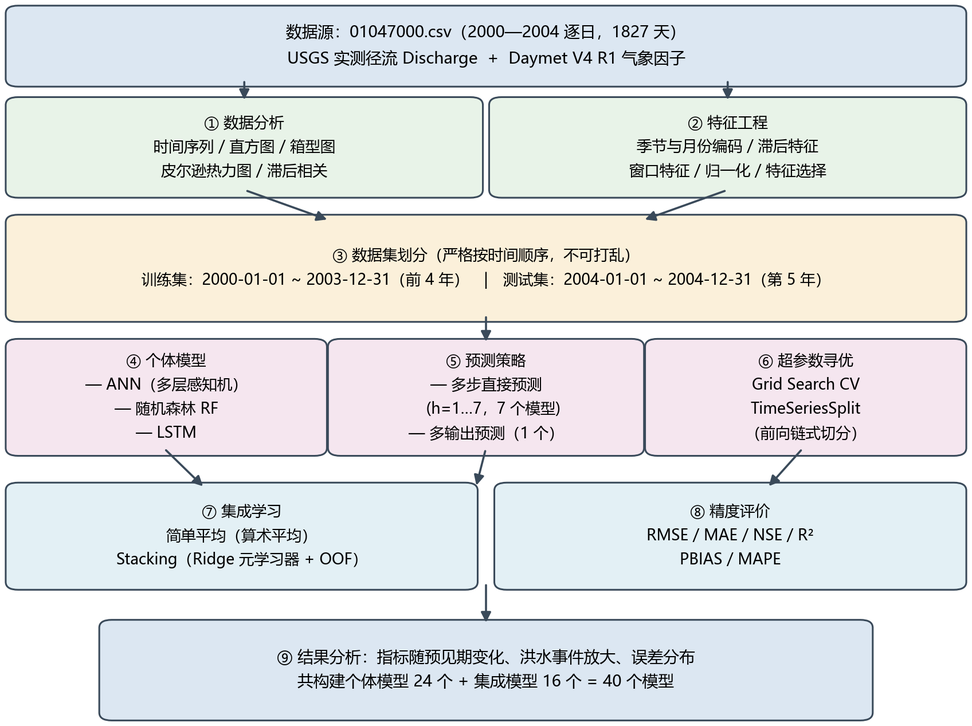
#> input picture 验收/总验收报告/figures/图1-1_技术路线.png, 972 x 726 px, shrunk from 1696 x 1267 before the run; its folder holds only this picture in this run
$ python '总验收报告_图片裁边_2026-11-11_第1版.py'
#> lines starting #> are read from the running program, lines starting #| are printed output that depends on the picture; after the words box and inside, x2 and y2 are one past the last pixel; in counts of white or black regions, pixels touching at a corner belong together
# -*- coding: utf-8 -*-
"""裁掉报告图片四周的纯白边（保留 8px 留白），减小图与图注之间的空隙。"""
from pathlib import Path

from PIL import Image, ImageChops

FIG = Path(__file__).resolve().parents[3] / "验收" / "总验收报告" / "figures"

for p in sorted(FIG.glob("*.png")):
    im = Image.open(p).convert("RGB")
#> im is the input picture: PIL image 972x726 RGB; mean R, G, B 224.5, 226.8, 227.1
    w, h = im.size
#> w = 972; h = 726
    bg = Image.new("RGB", im.size, (255, 255, 255))
#> bg: PIL image 972x726 RGB; every value is 255
    diff = ImageChops.difference(im, bg)
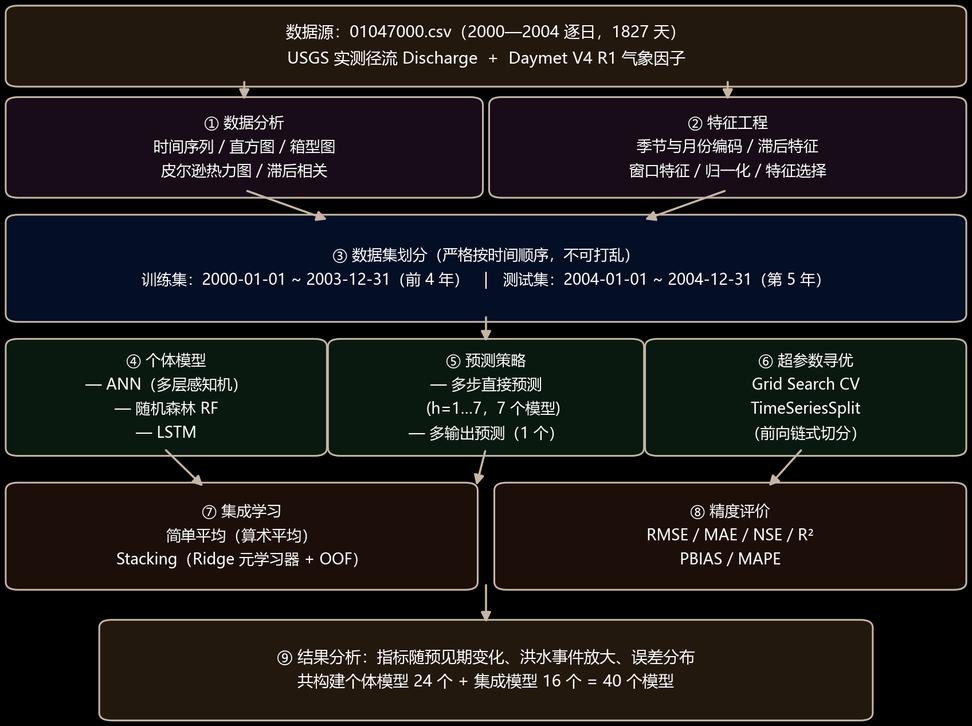
#> diff: PIL image 972x726 RGB; mean R, G, B 30.5, 28.2, 27.9
    # 阈值化，避免压缩噪声被当成内容
    gray = diff.convert("L").point(lambda v: 255 if v > 12 else 0)
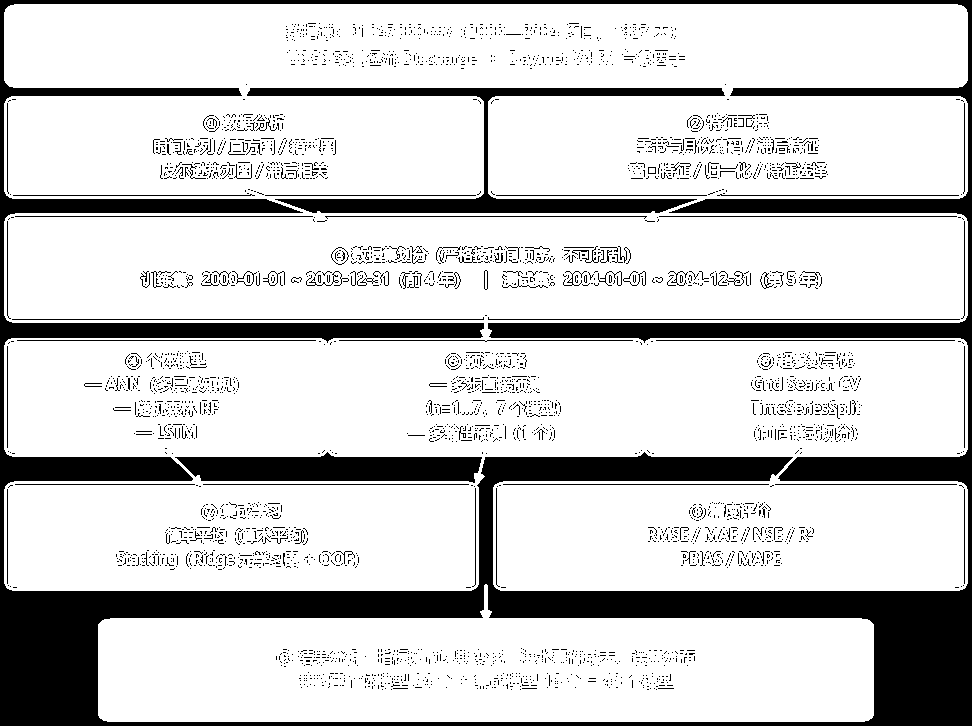
#> gray: PIL image 972x726 L; 80.1% white; 3669 black regions (3554 under 20 px), largest, box (x1, y1, x2, y2) and area: (0, 0, 972, 726) 102979, (247, 88, 725, 213) 9650, (175, 452, 482, 483) 6992
    bbox = gray.getbbox()
#> bbox = (4, 4, 968, 722)
    if not bbox:
        print("skip", p.name)
        continue
    pad = 8
    left = max(0, bbox[0] - pad)
#> left = 0
    upper = max(0, bbox[1] - pad)
#> upper = 0
    right = min(w, bbox[2] + pad)
#> right = 972
    lower = min(h, bbox[3] + pad)
#> lower = 726
    if (right - left) >= w - 2 and (lower - upper) >= h - 2:
        print("keep", p.name)
        continue
    im.crop((left, upper, right, lower)).save(p, optimize=True)
    print(f"crop {p.name}: {w}x{h} -> {right - left}x{lower - upper}")

$ run again, on 验收/总验收报告/figures/图4-10_七步平均汇总.png
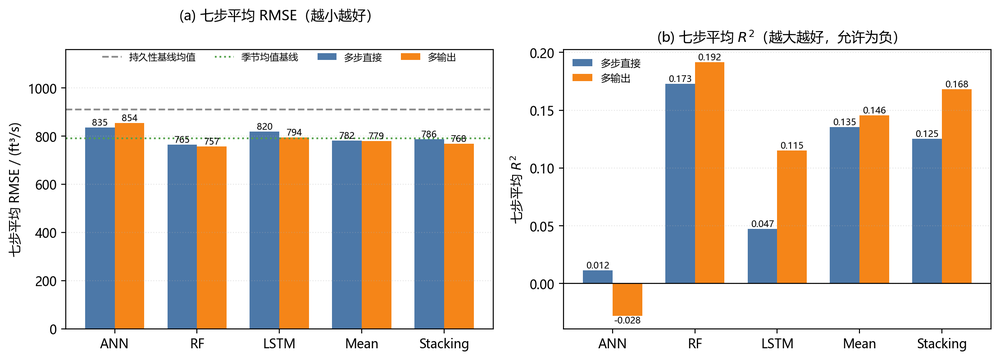
#> input picture 验收/总验收报告/figures/图4-10_七步平均汇总.png, 1000 x 360 px, shrunk from 2220 x 799 before the run
#> bg: PIL image 1000x360 RGB; every value is 255
#> `diff = ImageChops.difference(im, bg)`:
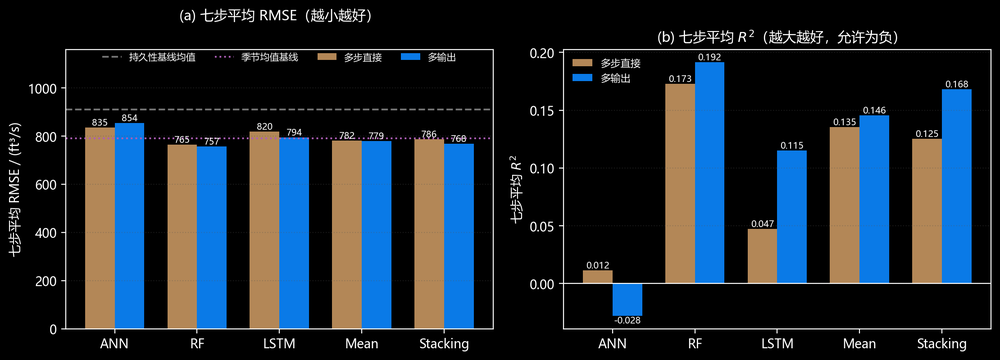
#> diff: PIL image 1000x360 RGB; mean R, G, B 31.1, 41.2, 50.5
#> `gray = diff.convert("L").point(lambda v: 255 if v > 12 else 0)`:
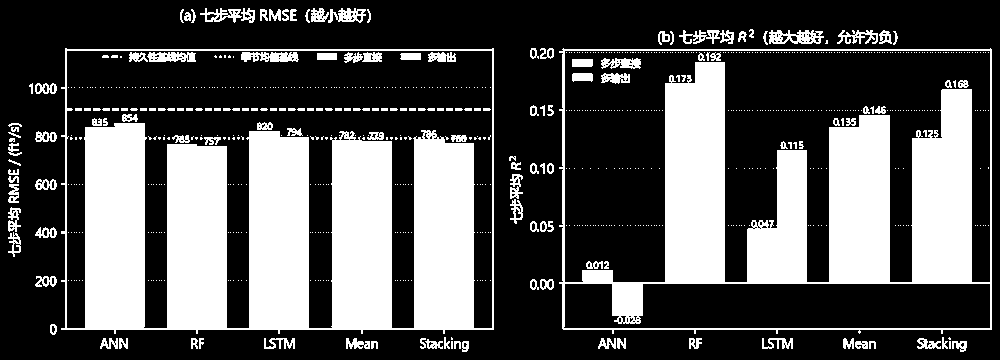
#> gray: PIL image 1000x360 L; 32.7% white; 814 white regions (650 under 20 px), largest, box (x1, y1, x2, y2) and area: (61, 48, 494, 334) 60472, (559, 48, 992, 334) 43902, (769, 30, 824, 44) 500
#> bbox = (8, 8, 992, 352)
#> left = 0
#> right = 1000
#> lower = 360

$ run again, on 验收/总验收报告/figures/图4-11_多输出Stacking过程线.png
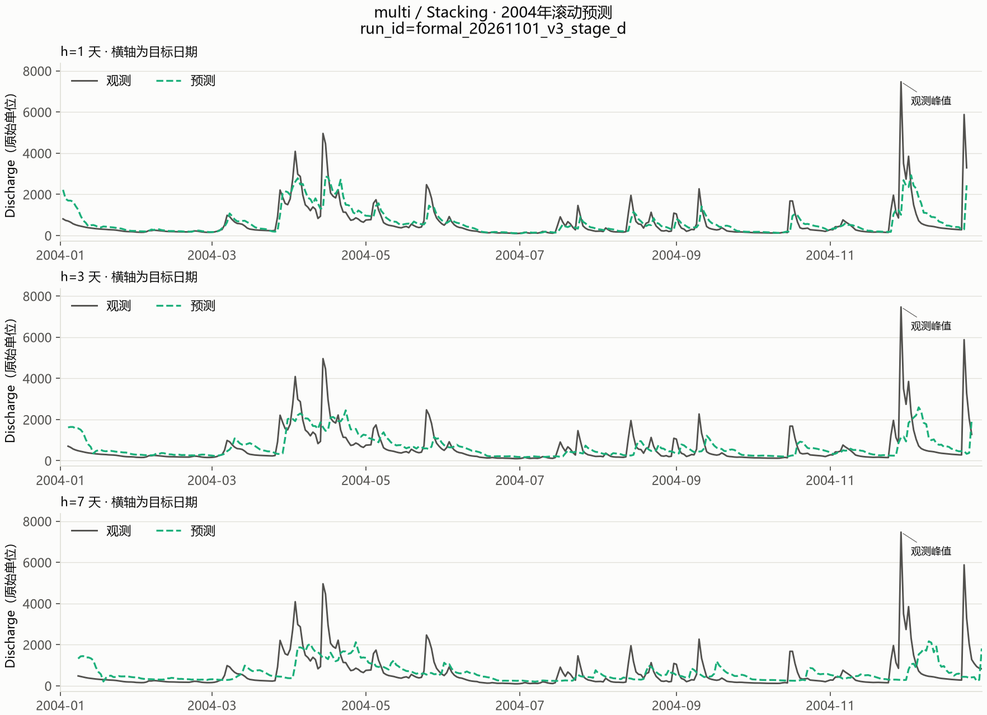
#> input picture 验收/总验收报告/figures/图4-11_多输出Stacking过程线.png, 987 x 715 px, shrunk from 1764 x 1278 before the run
#> im is the input picture: PIL image 987x715 RGB; mean R, G, B 244.5, 245.6, 244.1
#> bg: PIL image 987x715 RGB; every value is 255
#> `diff = ImageChops.difference(im, bg)`:
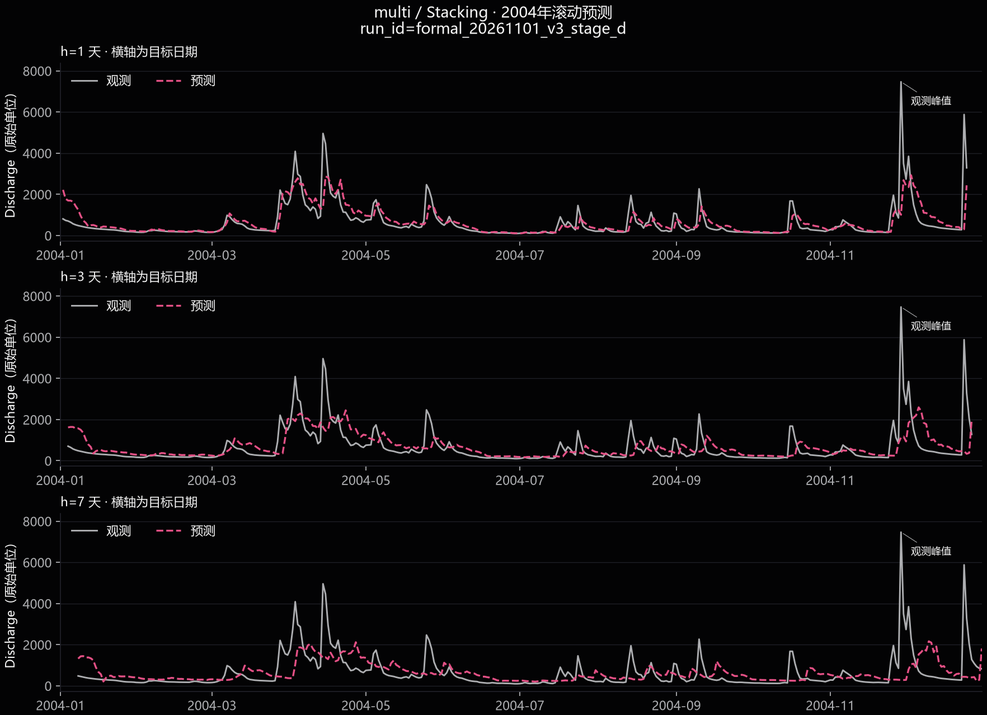
#> diff: PIL image 987x715 RGB; mean R, G, B 10.5, 9.4, 10.9
#> `gray = diff.convert("L").point(lambda v: 255 if v > 12 else 0)`:
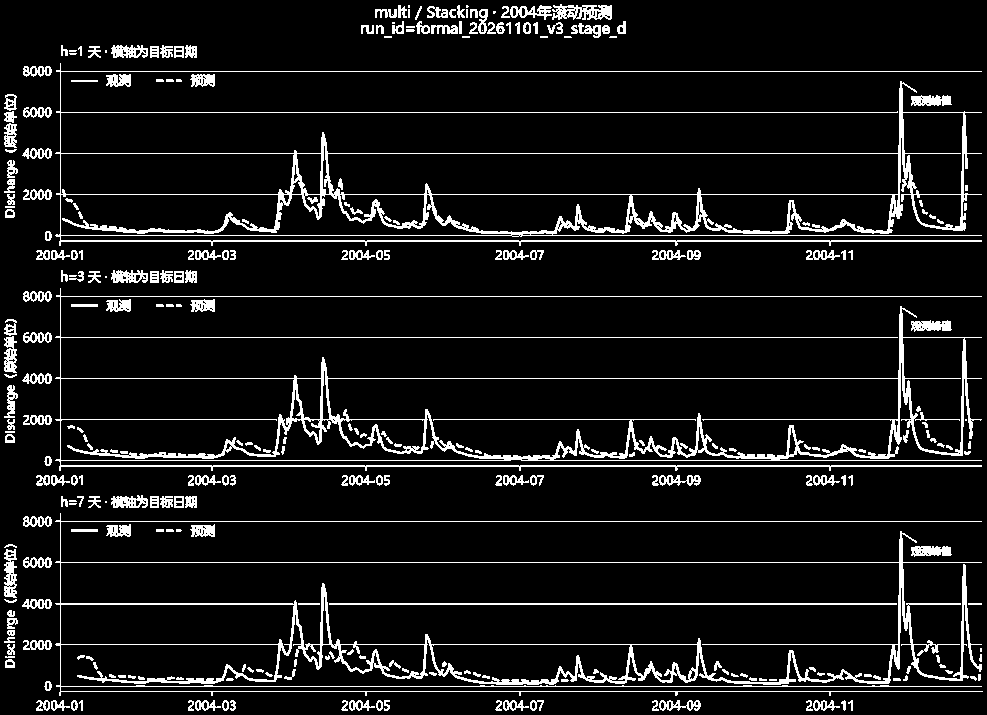
#> gray: PIL image 987x715 L; 8.8% white in thin lines or dots
#> bbox = (4, 4, 983, 711)
#> left = 0
#> right = 987
#> lower = 715
